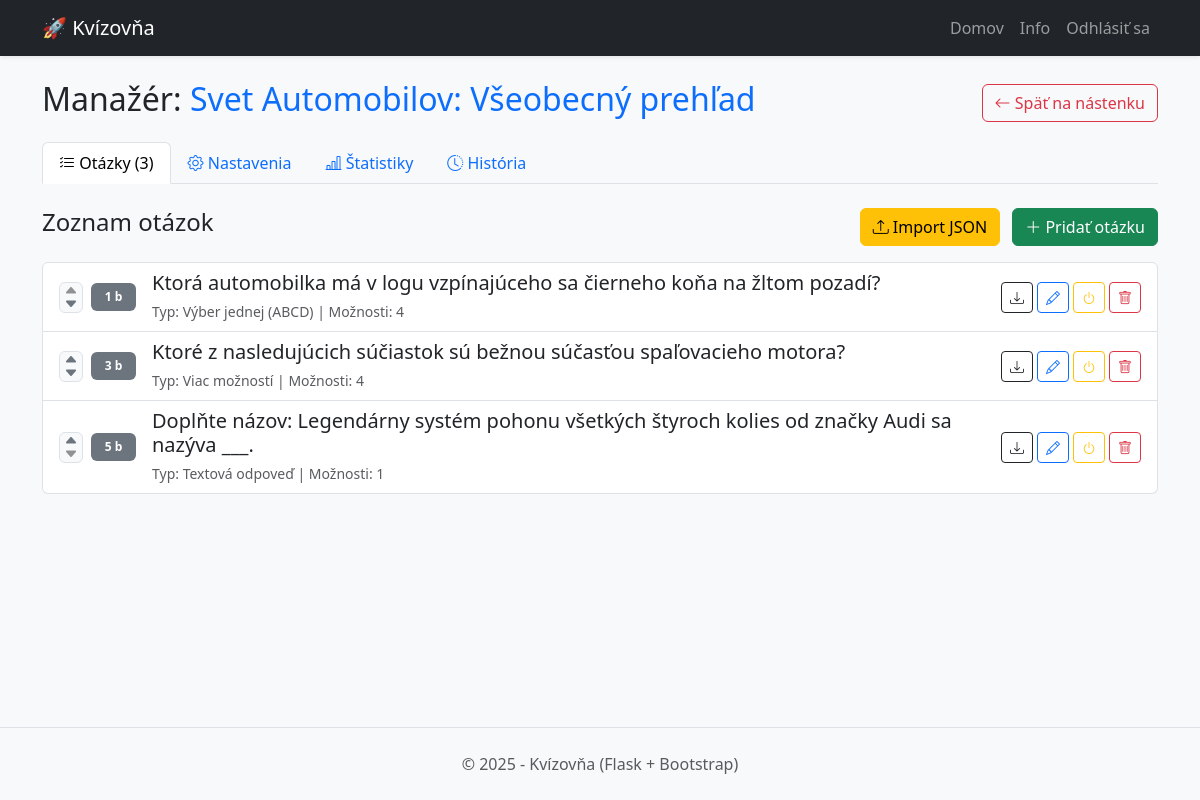
The app's page /quiz/2/manage/questions (signed in) with its own data.
### app.py (models this page shows, shortened)
class Quiz(db.Model):
    id = db.Column(db.Integer, primary_key=True)
    title = db.Column(db.String(100), nullable=False)
    user_id = db.Column(db.Integer, db.ForeignKey('user.id'), nullable=False)
    category = db.Column(db.String(50), default='Všeobecné', nullable=False)
    description = db.Column(db.Text, nullable=True) # Popis kvízu
    time_limit_seconds = db.Column(db.Integer, default=0)
    time_per_question_seconds = db.Column(db.Integer, default=0)
    display_mode = db.Column(db.String(20), default='all_at_once')
    allow_backtracking = db.Column(db.Boolean, default=True) # Možnosť vrátiť sa späť
    strict_time_limit = db.Column(db.Boolean, default=True)
    shuffle_questions = db.Column(db.Boolean, default=False) # Premiešať otázky
    shuffle_options = db.Column(db.Boolean, default=False)   # Premiešať odpovede (ABCD)
    passing_score = db.Column(db.Integer, default=50) # Hranica úspešnosti v %
    show_explanations = db.Column(db.Boolean, default=True) # Zobraziť vysvetlenia po teste
    questions = db.relationship('Question', backref='quiz', lazy=True, cascade="all, delete-orphan")
    results = db.relationship('QuizResult', backref='quiz', lazy=True, cascade="all, delete-orphan")

class Question(db.Model):
    id = db.Column(db.Integer, primary_key=True)
    text = db.Column(db.Text, nullable=False) # Text otázky
    q_type = db.Column(db.String(20), nullable=False, default='single')
    points = db.Column(db.Integer, default=1)
    quiz_id = db.Column(db.Integer, db.ForeignKey('quiz.id'), nullable=False)
    created_at = db.Column(db.DateTime, default=datetime.utcnow)
    position = db.Column(db.Integer, default=0)
    explanation = db.Column(db.Text, nullable=True) # HTML text vysvetlenia
    is_active = db.Column(db.Boolean, default=True)
    options = db.relationship('Option', backref='question', lazy=True, cascade="all, delete-orphan")

### app.py (the view)
@app.route('/quiz/<int:quiz_id>/manage/questions')
@login_required
def manage_quiz_questions(quiz_id):
    quiz = Quiz.query.get_or_404(quiz_id)
    if quiz.author != current_user:
        flash('Nemáte oprávnenie.', 'danger')
        return redirect(url_for('index'))
    import_form = ImportQuestionForm()
    questions = Question.query.filter_by(quiz_id=quiz.id).order_by(Question.position).all()
    changed = False
    for index, q in enumerate(questions):
        expected_position = index + 1
        if q.position != expected_position:
            q.position = expected_position
            changed = True
    if changed:
        db.session.commit()
    return render_template('manage_questions.html', title='Otázky kvízu', quiz=quiz, import_form=import_form, questions=questions)

### app.py (called while the page is built)
@login_manager.user_loader
def load_user(user_id):
    return User.query.get(int(user_id))

### templates/manage_questions.html (shortened to what this page needs)
{% extends 'manage_layout.html' %}
{% block manager_content %}
<div class="d-flex justify-content-between mb-3">
    <h4>Zoznam otázok</h4>
    <div>
        <button type="button" class="btn btn-warning me-2" data-bs-toggle="modal" data-bs-target="#importQuestionModal">
            <i class="bi bi-upload"></i> Import JSON
        </button>
        <a href="{{ url_for('add_question', quiz_id=quiz.id) }}" class="btn btn-success">
            <i class="bi bi-plus-lg"></i> Pridať otázku
        </a>
    </div>
</div>
{% if questions %}
<div class="list-group">
    {% for question in questions %}
    <div class="list-group-item d-flex justify-content-between align-items-center gap-3 {% if not question.is_active %}bg-light opacity-75{% endif %}">
        <div class="d-flex align-items-center flex-grow-1 overflow-hidden">
            <div class="d-flex flex-column me-2 bg-light rounded border px-1 flex-shrink-0">
                {% if not loop.first %}
                <a href="{{ url_for('move_question', quiz_id=quiz.id, question_id=question.id, direction='up') }}"
                   class="btn btn-sm text-secondary p-0 border-0 lh-1" title="Posunúť hore">
                    <i class="bi bi-caret-up-fill"></i>
                </a>
                {% else %}
                <span class="btn btn-sm text-muted p-0 border-0 lh-1 disabled"><i class="bi bi-caret-up-fill"></i></span>
                {% endif %}
                {% if not loop.last %}
                <a href="{{ url_for('move_question', quiz_id=quiz.id, question_id=question.id, direction='down') }}"
                   class="btn btn-sm text-secondary p-0 border-0 lh-1" title="Posunúť dole">
                    <i class="bi bi-caret-down-fill"></i>
                </a>
                {% else %}
                <span class="btn btn-sm text-muted p-0 border-0 lh-1 disabled"><i class="bi bi-caret-down-fill"></i></span>
                {% endif %}
            </div>
            <div class="me-3 flex-shrink-0 text-center" style="min-width: 45px;">
                <span class="badge {% if question.is_active %}bg-secondary{% else %}bg-secondary-subtle text-muted{% endif %} w-100 py-2">
                    {{ question.points }} b
                </span>
            </div>
            <div class="text-break">
                <h5 class="mb-1">
                    {% if not question.is_active %}
                        <span class="badge bg-danger me-2">Deaktivovaná</span>
                        <span class="text-decoration-line-through text-muted">{{ question.text | striptags | safe }}</span>
                    {% else %}
                        {{ question.text | safe }}
                    {% endif %}
                </h5>
                <small class="text-muted">
                    Typ:
                    {% if question.q_type == 'single' %}Výber jednej (ABCD)
                    {% elif question.q_type == 'multi' %}Viac možností
                    {% else %}Textová odpoveď{% endif %}
                    | Možnosti: {{ question.options|length }}
                </small>
            </div>
        </div>
        <div class="d-flex align-items-center gap-1 flex-shrink-0 text-nowrap">
            <a href="{{ url_for('export_question', quiz_id=quiz.id, question_id=question.id) }}"
                class="btn btn-outline-dark btn-sm" title="Exportovať otázku">
                <i class="bi bi-download"></i>
            </a>
            <a href="{{ url_for('edit_question', quiz_id=quiz.id, question_id=question.id) }}"
                class="btn btn-outline-primary btn-sm">
                <i class="bi bi-pencil"></i>
            </a>
            {% if question.is_active %}
                <a href="{{ url_for('toggle_question', quiz_id=quiz.id, question_id=question.id) }}"
                   class="btn btn-outline-warning btn-sm"
                   title="Deaktivovať (skryť z testu)">
                    <i class="bi bi-power"></i>
                </a>
            {% else %}
                <a href="{{ url_for('toggle_question', quiz_id=quiz.id, question_id=question.id) }}"
                   class="btn btn-outline-success btn-sm"
                   title="Aktivovať (zobraziť v teste)">
                    <i class="bi bi-power"></i>
                </a>
            {% endif %}
            <a href="{{ url_for('delete_question', quiz_id=quiz.id, question_id=question.id) }}"
                class="btn btn-outline-danger btn-sm" onclick="return confirm('Naozaj chcete úplne odstrániť túto otázku?');">
                <i class="bi bi-trash"></i>
            </a>
        </div>
    </div>
    {% endfor %}
</div>
{% else %}
<div class="alert alert-info text-center">
    Tento kvíz zatiaľ nemá žiadne otázky.
</div>
{% endif %}
{% endblock %}

### templates/manage_layout.html
{% extends 'layout.html' %}
{% block content %}
<div class="row">
    <div class="col-12">
        <div class="d-flex justify-content-between align-items-center mb-3">
            <h2>Manažér: <span class="text-primary">{{ quiz.title }}</span></h2>
            <a href="{{ url_for('index') }}" class="btn btn-outline-danger">
                <i class="bi bi-arrow-left"></i> Späť na nástenku
            </a>
        </div>
        <ul class="nav nav-tabs mb-4">
            <li class="nav-item">
                <a class="nav-link {% if request.endpoint == 'manage_quiz_questions' or request.endpoint == 'edit_question' or request.endpoint == 'add_question' %}active{% endif %}"
                   href="{{ url_for('manage_quiz_questions', quiz_id=quiz.id) }}">
                   <i class="bi bi-list-check"></i> Otázky ({{ quiz.questions|length }})
                </a>
            </li>
            <li class="nav-item">
                <a class="nav-link {% if request.endpoint == 'manage_quiz_settings' %}active{% endif %}"
                   href="{{ url_for('manage_quiz_settings', quiz_id=quiz.id) }}">
                   <i class="bi bi-gear"></i> Nastavenia
                </a>
            </li>
            <li class="nav-item">
                <a class="nav-link {% if request.endpoint == 'manage_quiz_stats' %}active{% endif %}"
                   href="{{ url_for('manage_quiz_stats', quiz_id=quiz.id) }}">
                   <i class="bi bi-bar-chart-line"></i> Štatistiky
                </a>
            </li>
            <li class="nav-item">
                <a class="nav-link {% if request.endpoint == 'quiz_history' %}active{% endif %}"
                   href="{{ url_for('quiz_history', quiz_id=quiz.id) }}">
                   <i class="bi bi-clock-history"></i> História
                </a>
            </li>
        </ul>
    </div>
</div>
{% block manager_content %}{% endblock %}
{% endblock %}

### records on screen
Quiz: title "Svet Automobilov: Všeobecný prehľad"
Question: points "1", text "Ktorá automobilka má v logu vzpínajúceho sa čierneho koňa na žltom pozadí?", q_type "Výber jednej (ABCD)", options|length "4"
Question: points "3", text "Ktoré z nasledujúcich súčiastok sú bežnou súčasťou spaľovacieho motora?", q_type "Viac možností", options|length "4"
Question: points "5", text "Doplňte názov: Legendárny systém pohonu všetkých štyroch kolies od značky Audi sa nazýva ___.", q_type "Textová odpoveď", options|length "1"

### other values on screen
{{ quiz.questions|length }} "3"
